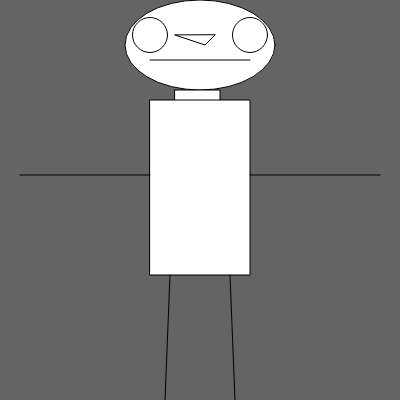
Frame 1 (no input)
Frame 60 (no input): identical to frame 1, image omitted
Frame 120 (the mouse pressed at the canvas centre since frame 60): identical to frame 1, image omitted

The p5.js sketch that drew this single still picture (run headless with seeded random() and noise() and a simulated clock; from frame 60 on, the mouse is pressed at the canvas centre):

// p5.js sketch
// ── sketch.js
function setup() {

}

function draw() {
  createCanvas(400,400);
  background (100);

  // HEAD
  ellipse( 200, 45, 150, 90);

  // NECK
  rect(175, 90, 45, 45);

  // EYES
  ellipse( 150, 35, 35, 35);
  ellipse( 250, 35, 35, 35);

  // MOUTH
  line(150, 60, 250, 60);

  // NOSE
  triangle(175, 35,205,45,215,35);

  // TORSO
  rect(150, 100, 100,175);

  // ARMS L--->R
  line(20,175,150,175);
  line(250,175,380,175);

  // LEGS L---->R
  line(170, 275, 165, 400);
  line(230, 275, 235, 400);



}
